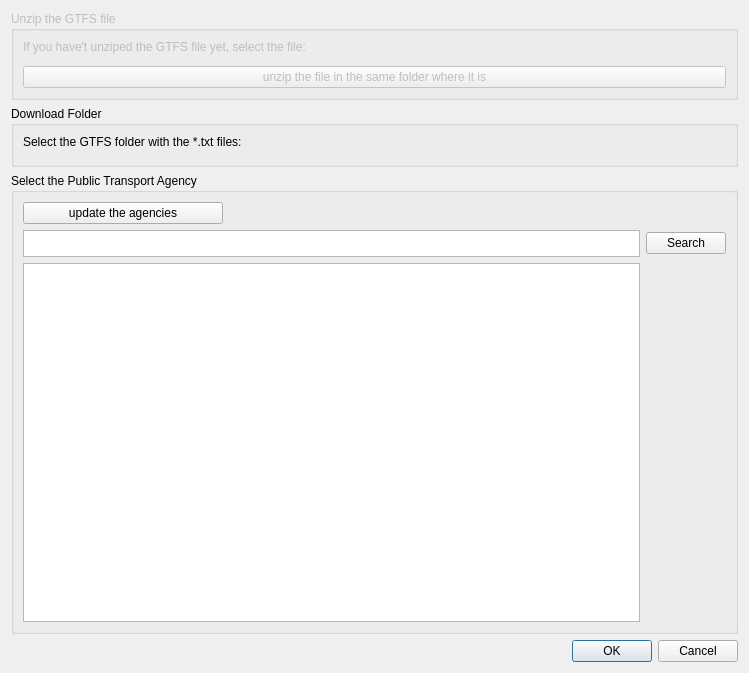
<?xml version="1.0" encoding="UTF-8"?>
<ui version="4.0">
 <class>GTFSagencySelectDialogBase</class>
 <widget class="QDialog" name="GTFSagencySelectDialogBase">
  <property name="geometry">
   <rect>
    <x>0</x>
    <y>0</y>
    <width>749</width>
    <height>673</height>
   </rect>
  </property>
  <property name="windowTitle">
   <string>GTFS agency selection</string>
  </property>
  <layout class="QGridLayout" name="gridLayout">
   <item row="2" column="0">
    <widget class="QGroupBox" name="groupBox_3">
     <property name="title">
      <string>Select the Public Transport Agency</string>
     </property>
     <layout class="QGridLayout" name="gridLayout_2">
      <item row="2" column="0">
       <widget class="QListWidget" name="listAgenciesWidget">
        <property name="editTriggers">
         <set>QAbstractItemView::NoEditTriggers</set>
        </property>
        <property name="selectionMode">
         <enum>QAbstractItemView::MultiSelection</enum>
        </property>
        <property name="selectionBehavior">
         <enum>QAbstractItemView::SelectItems</enum>
        </property>
       </widget>
      </item>
      <item row="0" column="0">
       <widget class="QPushButton" name="updateAgenciesButton">
        <property name="maximumSize">
         <size>
          <width>200</width>
          <height>16777215</height>
         </size>
        </property>
        <property name="text">
         <string>update the agencies</string>
        </property>
       </widget>
      </item>
      <item row="1" column="2">
       <widget class="QPushButton" name="searchButton">
        <property name="text">
         <string>Search</string>
        </property>
       </widget>
      </item>
      <item row="1" column="0">
       <widget class="QTextEdit" name="textEdit">
        <property name="maximumSize">
         <size>
          <width>16777215</width>
          <height>27</height>
         </size>
        </property>
        <property name="autoFillBackground">
         <bool>false</bool>
        </property>
       </widget>
      </item>
     </layout>
    </widget>
   </item>
   <item row="0" column="0">
    <widget class="QGroupBox" name="groupBox_2">
     <property name="enabled">
      <bool>false</bool>
     </property>
     <property name="title">
      <string>Unzip the GTFS file</string>
     </property>
     <layout class="QVBoxLayout" name="verticalLayout_2">
      <item>
       <widget class="QLabel" name="label">
        <property name="text">
         <string>If you have't unziped the GTFS file yet, select the file:</string>
        </property>
       </widget>
      </item>
      <item>
       <widget class="QgsFileWidget" name="mQgsFileWidget"/>
      </item>
      <item>
       <widget class="QPushButton" name="UnzipButton">
        <property name="text">
         <string>unzip the file in the same folder where it is</string>
        </property>
       </widget>
      </item>
     </layout>
    </widget>
   </item>
   <item row="1" column="0">
    <widget class="QGroupBox" name="groupBox">
     <property name="title">
      <string>Download Folder</string>
     </property>
     <layout class="QVBoxLayout" name="verticalLayout">
      <item>
       <widget class="QLabel" name="label_2">
        <property name="text">
         <string>Select the GTFS folder with the *.txt files:</string>
        </property>
       </widget>
      </item>
      <item>
       <widget class="QgsFileWidget" name="downloadDirFileWidget">
        <property name="storageMode">
         <enum>QgsFileWidget::GetDirectory</enum>
        </property>
       </widget>
      </item>
     </layout>
    </widget>
   </item>
   <item row="3" column="0">
    <widget class="QDialogButtonBox" name="buttonBox">
     <property name="standardButtons">
      <set>QDialogButtonBox::Cancel|QDialogButtonBox::Ok</set>
     </property>
    </widget>
   </item>
  </layout>
 </widget>
 <customwidgets>
  <customwidget>
   <class>QgsFileWidget</class>
   <extends>QWidget</extends>
   <header>qgsfilewidget.h</header>
  </customwidget>
 </customwidgets>
 <resources/>
 <connections>
  <connection>
   <sender>buttonBox</sender>
   <signal>accepted()</signal>
   <receiver>GTFSagencySelectDialogBase</receiver>
   <slot>accept()</slot>
   <hints>
    <hint type="sourcelabel">
     <x>373</x>
     <y>650</y>
    </hint>
    <hint type="destinationlabel">
     <x>373</x>
     <y>336</y>
    </hint>
   </hints>
  </connection>
  <connection>
   <sender>buttonBox</sender>
   <signal>rejected()</signal>
   <receiver>GTFSagencySelectDialogBase</receiver>
   <slot>reject()</slot>
   <hints>
    <hint type="sourcelabel">
     <x>373</x>
     <y>650</y>
    </hint>
    <hint type="destinationlabel">
     <x>373</x>
     <y>336</y>
    </hint>
   </hints>
  </connection>
 </connections>
</ui>
